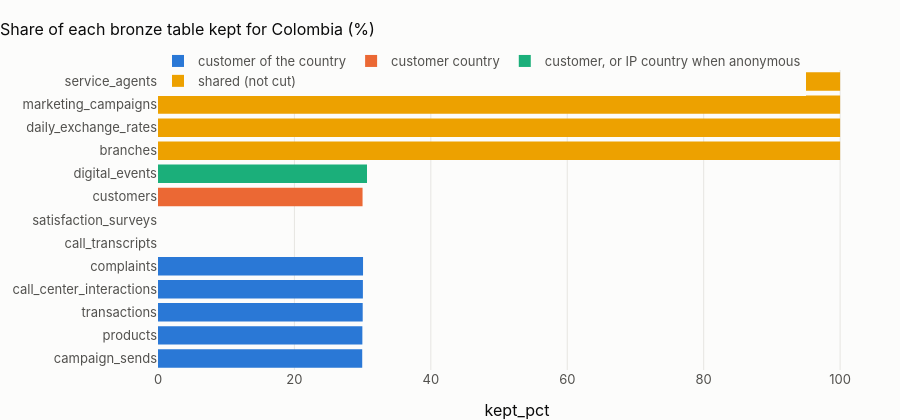

The code cell stored with this chart in its notebook:
### Code cell
fig = px.bar(
    cut[cut.zone == "bronze_raw"].sort_values("kept_pct"),
    x="kept_pct",
    y="table",
    orientation="h",
    color="rule",
    title=f"Share of each bronze table kept for {CTRY.name} (%)",
)
fig.update_layout(height=420, yaxis_title=None, legend_title=None)
fig.show()

### Figure 1 — Plotly figure (JSON) as saved in the notebook; plotly's stock layout.template omitted (floating-point values rounded to 4 significant figures)
{"data": [{"hovertemplate": "rule=customer of the country<br>kept_pct=%{x}<br>table=%{y}<extra></extra>", "legendgroup": "customer of the country", "marker": {"color": "#2a78d6", "pattern": {"shape": ""}}, "name": "customer of the country", "orientation": "h", "showlegend": true, "textposition": "auto", "type": "bar", "x": [29.94, 29.96, 30.01, 30.04, 30.06, NaN, NaN], "xaxis": "x", "y": ["campaign_sends", "products", "transactions", "call_center_interactions", "complaints", "call_transcripts", "satisfaction_surveys"], "yaxis": "y"}, {"hovertemplate": "rule=customer country<br>kept_pct=%{x}<br>table=%{y}<extra></extra>", "legendgroup": "customer country", "marker": {"color": "#eb6834", "pattern": {"shape": ""}}, "name": "customer country", "orientation": "h", "showlegend": true, "textposition": "auto", "type": "bar", "x": [29.99], "xaxis": "x", "y": ["customers"], "yaxis": "y"}, {"hovertemplate": "rule=customer, or IP country when anonymous<br>kept_pct=%{x}<br>table=%{y}<extra></extra>", "legendgroup": "customer, or IP country when anonymous", "marker": {"color": "#1baf7a", "pattern": {"shape": ""}}, "name": "customer, or IP country when anonymous", "orientation": "h", "showlegend": true, "textposition": "auto", "type": "bar", "x": [30.64], "xaxis": "x", "y": ["digital_events"], "yaxis": "y"}, {"hovertemplate": "rule=shared (not cut)<br>kept_pct=%{x}<br>table=%{y}<extra></extra>", "legendgroup": "shared (not cut)", "marker": {"color": "#eda100", "pattern": {"shape": ""}}, "name": "shared (not cut)", "orientation": "h", "showlegend": true, "textposition": "auto", "type": "bar", "x": [100.0, 100.0, 100.0, 100.0], "xaxis": "x", "y": ["branches", "daily_exchange_rates", "marketing_campaigns", "service_agents"], "yaxis": "y"}], "layout": {"barmode": "relative", "height": 420, "legend": {"title": {}, "tracegroupgap": 0}, "title": {"text": "Share of each bronze table kept for Colombia (%)"}, "xaxis": {"anchor": "y", "domain": [0.0, 1.0], "title": {"text": "kept_pct"}}, "yaxis": {"anchor": "x", "domain": [0.0, 1.0], "title": {}}}}
